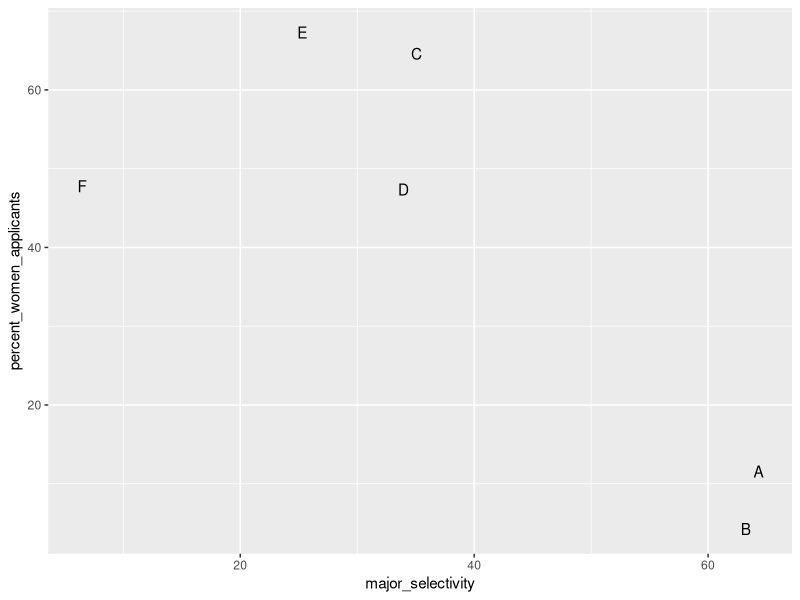
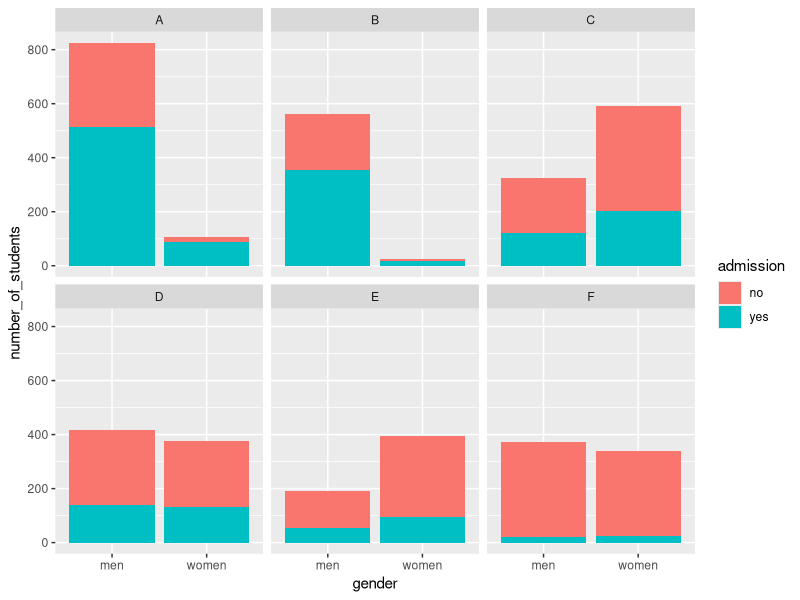
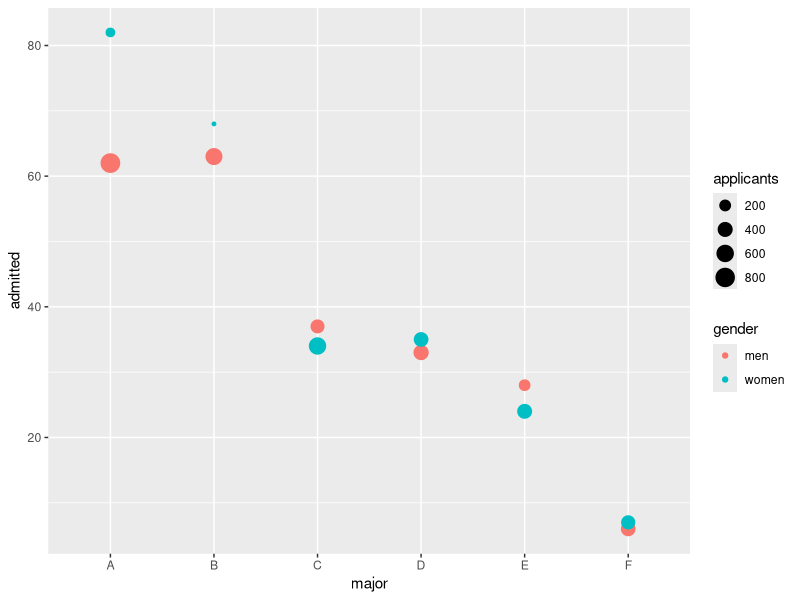

Write the R code that produced these figures, in order.
# Confounders

library(tidyverse)
library(dslabs)
library(ggplot2)
library(broom)

# Confounders are perhaps the most common reason that 
# leads to associations begin misinterpreted.
# If X and Y are correlated, we call Z a confounder if 
# changes in Z causes changes in both X and Y. Earlier, 
# when studying baseball data, we saw how Home Runs was a 
# confounder that resulted in a higher correlation than 
# expected when studying the relationship between Bases 
# on Balls and Runs. In some cases, we can use linear 
# models to account for confounders. However, this is
# not always the case.

# Incorrect interpretation due to confounders is 
# ubiquitous in the lay press and they are often 
# hard to detect. Here, we present a widely used 
# example related to college admissions.

# Example: UC Berkeley admissions

# Admission data from six U.C. Berkeley majors, 
# from 1973, showed that more men were being 
# admitted than women: 44% men were admitted 
# compared to 30% women. PJ Bickel, EA Hammel, 
# and JW O’Connell. Science (1975). We can load 
# the data and a statistical test, which clearly
# rejects the hypothesis that gender and admission 
# are independent:

data(admissions)
admissions %>%
  group_by(gender) %>%
  summarize(total_admitted = round(sum(admitted / 100 * applicants)), 
         not_admitted = sum(applicants) - sum(total_admitted)) %>%
  select(-gender) %>%
  summarize(tidy(chisq.test(.))) %>% .$p.value

# But closer inspection shows a paradoxical result. Here 
# are the percent admissions by major:

admissions %>% 
  select(major, gender, admitted) %>%
  pivot_wider(names_from = "gender", values_from = "admitted") %>%
  mutate(women_minus_men = women - men)

# Four out of the six majors favor women. More importantly,
# all the differences are much smaller than the 14.2 
# difference that we see when examining the totals.

# The paradox is that analyzing the totals suggests a 
# dependence between admission and gender, but when 
# the data is grouped by major, this dependence seems 
# to disappear. What’s going on? This actually can 
# happen if an uncounted confounder is driving most 
# of the variability.

# So let’s define three variables: X is 1 for men and 0 
# for women, Y is 1 for those admitted and 0 
# otherwise, and Z quantifies the selectivity of the 
# major. A gender bias claim would be based on the 
# fact that Pr(Y=1|X=x) is higher for x=1 than x=0. 
# However, Z is an important confounder to consider.
# Clearly Z is associated with Y, as the more selective 
# a major, the lower Pr(Y=1|Z=z). But is major 
# selectivity Z associated with gender X?
# One way to see this is to plot the total percent 
# admitted to a major versus the percent of women 
# that made up the applicants:

admissions %>% 
  group_by(major) %>% 
  summarize(major_selectivity = sum(admitted * applicants)/sum(applicants),
            percent_women_applicants = sum(applicants * (gender=="women")) /
              sum(applicants) * 100) %>%
  ggplot(aes(major_selectivity, percent_women_applicants, label = major)) +
  geom_text()

# There seems to be association. The plot suggests that 
# women were much more likely to apply to the two “hard” 
# majors: gender and major’s selectivity are confounded. 
# Compare, for example, major B and major E. Major E is 
# much harder to enter than major B and over 60% of 
# applicants to major E were women, while less than 
# 30% of the applicants of major B were women.

# Confounding explained graphically
# The following plot shows the number of applicants 
# that were admitted and those that were not by:

admissions %>%
  mutate(yes = round(admitted/100*applicants), no = applicants - yes) %>%
  select(-applicants, -admitted) %>%
  gather(admission, number_of_students, -c("major", "gender")) %>%
  ggplot(aes(gender, number_of_students, fill = admission)) +
  geom_bar(stat = "identity", position = "stack") +
  facet_wrap(. ~ major)

# It also breaks down the acceptances by major. This 
# breakdown allows us to see that the majority of 
# accepted men came from two majors: A and B. It also 
# lets us see that few women applied to these majors.

# Average after stratifying

# In this plot, we can see that if we condition or
# stratify by major, and then look at differences, 
# we control for the confounder and this effect goes away:

admissions %>% 
  ggplot(aes(major, admitted, col = gender, size = applicants)) +
  geom_point()

# Now we see that major by major, there is not much 
# difference. The size of the dot represents the number 
# of applicants, and explains the paradox: we see
# large red dots and small blue dots for the easiest 
# majors, A and B.
# If we average the difference by major, we find that 
# the percent is actually 3.5% higher for women.

admissions %>%  
  group_by(gender) %>% summarize(average = mean(admitted))
